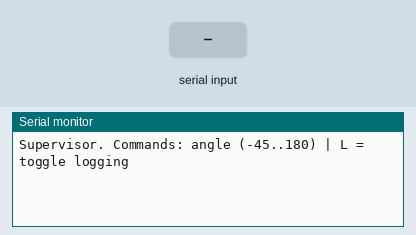
Recording of a sketch running on a simulated ESP32. Parts: the last lines printed to the serial monitor. The inputs (shaded band) are chosen by the test bench. No CAN messages arrive unless stated.

Above: at 1.7 s.
1.8 s: "90,45\n" received over Serial
At 2.8 s:
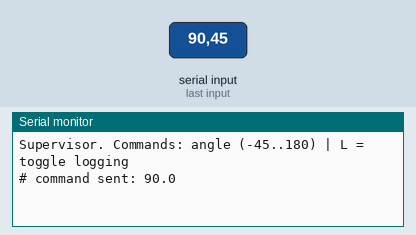
3.3 s: "L90\n" received over Serial
At 3.9 s:
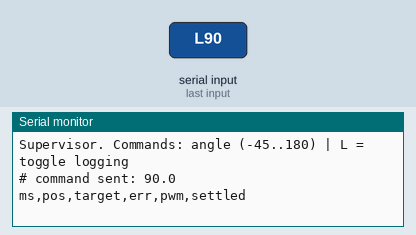
4.8 s: "L,45\n" received over Serial
At 6.2 s:
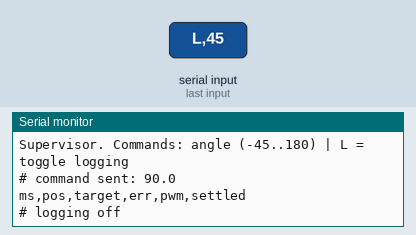

Measured:
- after the input at 1.8 s, the serial monitor: prints a new line at once (image 1)
- after the input at 3.3 s, the serial monitor: prints a new line at once (image 2)
- after the input at 4.8 s, the serial monitor: prints a new line at once (image 3)

The sketch:

node_b_supervisor.ino
```cpp
/*
 * Node B - Supervisor
 *
 * Issues 0x100 position commands onto the bus and consumes the joint
 * controller's 0x110 status stream.
 *
 * Serial commands (115200 baud, Newline line ending):
 *   <number>  target angle in degrees, clamped to -45..180
 *   L         toggle CSV telemetry logging
 *
 * In logging mode every received status frame is printed as
 *   ms,pos,target,err,pwm,settled
 * so the monitor output can be pasted straight into a .csv for
 * step-response analysis.
 */

#include "driver/twai.h"

#define ID_CMD_POS 0x100
#define ID_STATUS  0x110

bool logging = false;

void setup() {
  Serial.begin(115200);
  delay(500);

  twai_general_config_t g =
      TWAI_GENERAL_CONFIG_DEFAULT(GPIO_NUM_21, GPIO_NUM_22, TWAI_MODE_NORMAL);
  twai_timing_config_t t = TWAI_TIMING_CONFIG_250KBITS();
  twai_filter_config_t f = TWAI_FILTER_CONFIG_ACCEPT_ALL();
  twai_driver_install(&g, &t, &f);
  twai_start();

  Serial.println("Supervisor. Commands: angle (-45..180) | L = toggle logging");
}

void loop() {
  if (Serial.available()) {
    char c = Serial.peek();
    if (c == 'L' || c == 'l') {
      Serial.read();
      while (Serial.available()) Serial.read();
      logging = !logging;
      if (logging) Serial.println("ms,pos,target,err,pwm,settled");
      else         Serial.println("# logging off");
    } else {
      /*
       * parseFloat() must be called exactly once and stored. Arduino's
       * constrain() is a macro that substitutes its first argument three
       * times, so constrain(Serial.parseFloat(), lo, hi) reads the serial
       * buffer up to three times: the first call consumes the number, the
       * later ones find an empty buffer, block for the 1 s parse timeout
       * and return 0 - and the macro yields that last value. Every command
       * was sent as 0.0.
       */
      float raw_cmd = Serial.parseFloat();
      while (Serial.available()) Serial.read();
      float cmd = constrain(raw_cmd, -45.0, 180.0);

      int16_t raw = (int16_t)(cmd * 10);
      twai_message_t m = {};
      m.identifier = ID_CMD_POS;
      m.data_length_code = 2;
      m.data[0] = raw & 0xFF;
      m.data[1] = raw >> 8;
      if (twai_transmit(&m, pdMS_TO_TICKS(100)) == ESP_OK)
        Serial.printf("# command sent: %.1f\n", cmd);
      else
        Serial.println("# SEND FAILED");
    }
  }

  static unsigned long lastPrint = 0;
  twai_message_t rx;
  while (twai_receive(&rx, 0) == ESP_OK) {
    if (rx.identifier != ID_STATUS || rx.data_length_code != 8) continue;

    int16_t pos = rx.data[0] | (rx.data[1] << 8);
    int16_t tgt = rx.data[2] | (rx.data[3] << 8);
    int16_t err = rx.data[4] | (rx.data[5] << 8);

    if (logging) {
      Serial.printf("%lu,%.1f,%.1f,%.1f,%u,%u\n",
                    millis(), pos/10.0, tgt/10.0, err/10.0,
                    rx.data[6], rx.data[7] & 1);
    } else if (millis() - lastPrint > 500) {
      lastPrint = millis();
      Serial.printf("STATUS: pos=%.1f  target=%.1f  err=%.1f  pwm=%u  %s\n",
                    pos/10.0, tgt/10.0, err/10.0, rx.data[6],
                    rx.data[7] & 1 ? "[SETTLED]" : "");
    }
  }
}
```
